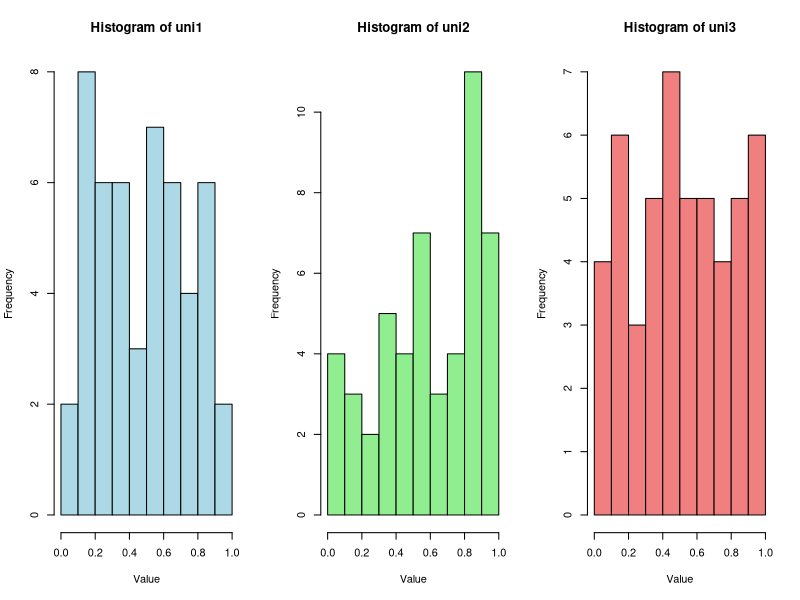
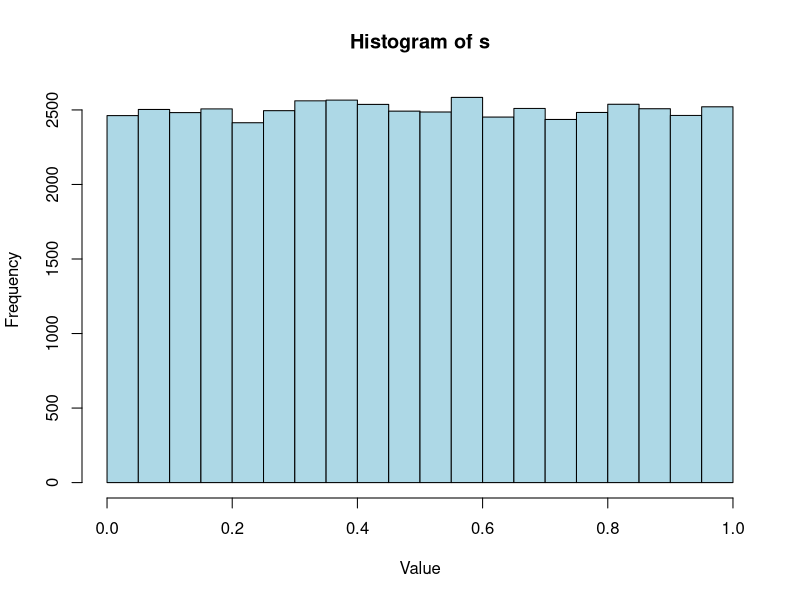
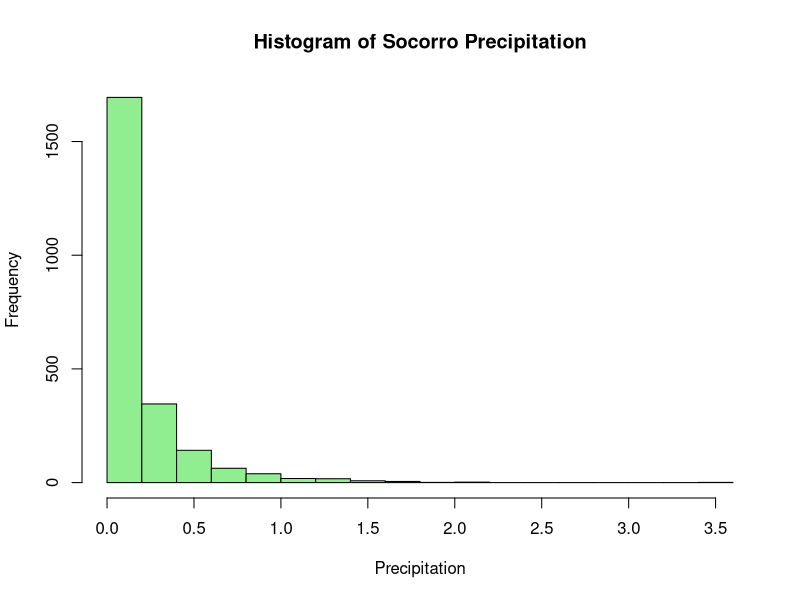

These figures' R source, in order:
# a)
set.seed(69420)
uni1 = runif(50, 0, 1)
uni2 = runif(50, 0, 1)
uni3 = runif(50, 0, 1)

par(mfrow=c(1,3))
hist(uni1, main="Histogram of uni1", xlab="Value", col="lightblue", border="black")
hist(uni2, main="Histogram of uni2", xlab="Value", col="lightgreen", border="black")
hist(uni3, main="Histogram of uni3", xlab="Value", col="lightcoral", border="black")

mu1 = mean(uni1)
mu2 = mean(uni2)
mu3 = mean(uni3)

cat("Mean of uni1:", mu1, "\n")
cat("Mean of uni2:", mu2, "\n")
cat("Mean of uni3:", mu3, "\n")

theoretical_mean = 1 - 0 / 2 # Theoretical mean of U(a, b) = (a + b) / 2
cat("Theoretical mean of U(0, 1):", theoretical_mean, "\n")

# b) 
s = runif(50000, 0, 1)
par(mfrow=c(1,1))
hist(s, main="Histogram of s", xlab="Value", col="lightblue", border="black")
s_mean = mean(s)
cat("Mean of s:", s_mean, "\n")

socorro = read.csv("lab9/SocorroPrec.csv")
par(mfrow=c(1,1))
hist(socorro$x, main="Histogram of Socorro Precipitation", xlab="Precipitation", col="lightgreen", border="black")
